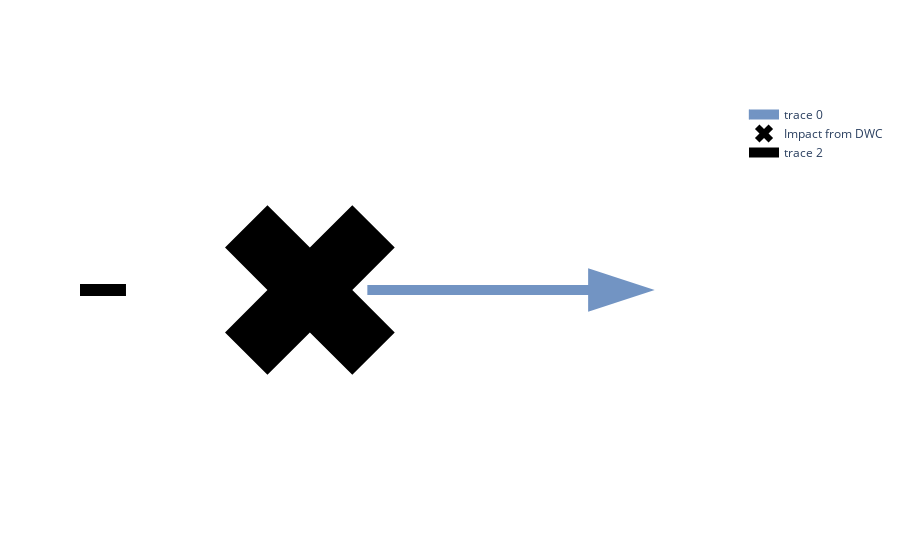

The code cell stored with this chart in its notebook:
### Code cell
fig = go.Figure(layout=dict(xaxis_visible=False, yaxis_visible=False, xaxis_showgrid=False, yaxis_showgrid=False, 
        #paper_bgcolor='rgba(0,0,0,0)',  
        plot_bgcolor='rgba(0,0,0,0)'),
    data=[        
        # rechits chain
        go.Scatter(
            mode="markers+lines",
            hoverinfo='skip',
            x=[1, 1.5],
            y=[0]*2,
            opacity=0.95,
            marker=dict(
                symbol="arrow",
                color=desaturateArrowColor(px.colors.qualitative.Dark24[0]),
                angleref="previous",
                standoff=0,
                size=70
            ),
            line=dict(
                width=10, #line width in pixels
            ),
        ),
        go.Scatter(
            mode="markers",
            name="Impact from DWC",
            x=[0.9], y=[0],
            marker=dict(
                color="black",
                size=150,
                symbol="x"
            ),
            hoverinfo='skip',
        ),
        # impact trajectory
        go.Scatter(
            mode="lines",
            hoverinfo='skip',
            x=[0.5, 0.58],
            y=[0]*2,
            line=dict(
                width=12, #line width in pixels
                color="black"
            ),
        ),
    ])
fig

### Figure 1 — Plotly figure (JSON) as saved in the notebook; plotly's stock layout.template omitted (floating-point values rounded to 4 significant figures)
{"data": [{"hoverinfo": "skip", "line": {"width": 10}, "marker": {"angleref": "previous", "color": "#6b8fc0", "size": 70, "standoff": 0, "symbol": "arrow"}, "mode": "markers+lines", "opacity": 0.95, "type": "scatter", "x": [1, 1.5], "y": [0, 0]}, {"hoverinfo": "skip", "marker": {"color": "black", "size": 150, "symbol": "x"}, "mode": "markers", "name": "Impact from DWC", "type": "scatter", "x": [0.9], "y": [0]}, {"hoverinfo": "skip", "line": {"color": "black", "width": 12}, "mode": "lines", "type": "scatter", "x": [0.5, 0.58], "y": [0, 0]}], "layout": {"plot_bgcolor": "rgba(0,0,0,0)", "xaxis": {"showgrid": false, "visible": false}, "yaxis": {"showgrid": false, "visible": false}}}
